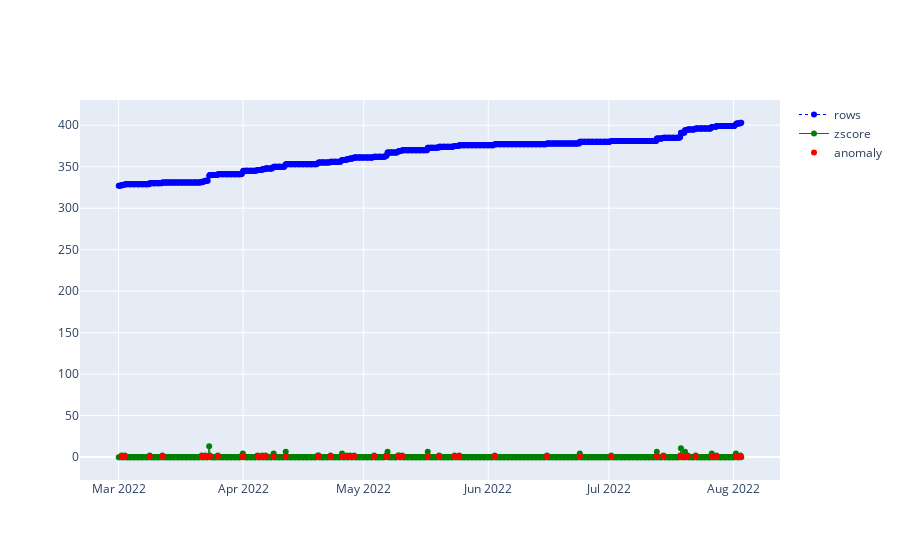

The notebook cell this image was saved under:
### Code cell
fig = go.Figure()

# https://plotly.com/python/line-charts/

fig.add_trace(go.Scatter(x=stats_df["created"], y=stats_df["rowsCount"],
                    mode='lines+markers',
                    line = dict(color='blue', width=1, dash='dot'),
                    name='rows'))

fig.add_trace(go.Scatter(x=stats_df["created"], y=stats_df["zscore"],
                    mode='lines+markers',
                    line = dict(color='green', width=1),
                    name='zscore'))

fig.add_trace(go.Scatter(x=stats_df["created"], y=stats_df["anomaly"],
                    mode='markers',
                    line = dict(color='red', width=1),
                    name='anomaly',
                    ))


fig.show()

### Figure 1 — Plotly figure (JSON) as saved in the notebook; plotly's stock layout.template omitted (floating-point values rounded to 4 significant figures; data arrays with more than 128 entries replaced by an {"elided": "..."} marker saying what was removed)
{"data": [{"line": {"color": "blue", "dash": "dot", "width": 1}, "mode": "lines+markers", "name": "rows", "type": "scatter", "x": {"elided": "776 str values"}, "y": {"elided": "776 int values"}}, {"line": {"color": "green", "width": 1}, "mode": "lines+markers", "name": "zscore", "type": "scatter", "x": {"elided": "776 str values"}, "y": {"elided": "776 float values"}}, {"line": {"color": "red", "width": 1}, "mode": "markers", "name": "anomaly", "type": "scatter", "x": {"elided": "776 str values"}, "y": {"elided": "776 mixed values"}}], "layout": {}}
